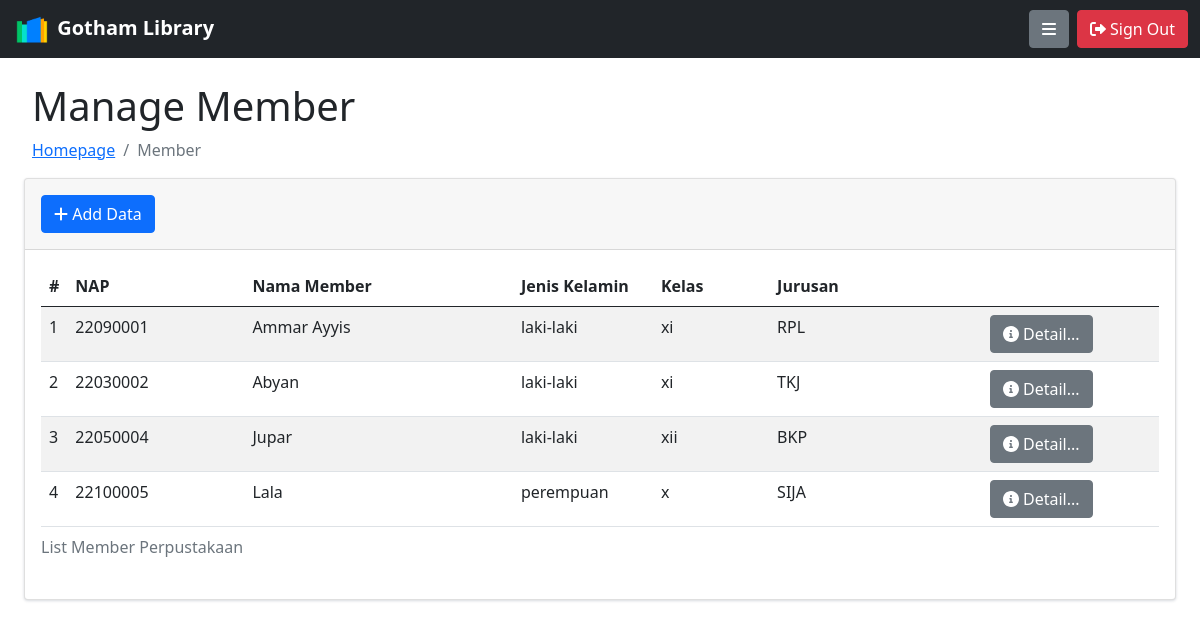
Screenshot of /index.php?p=member&s=tambah (signed in) with the database file from the repository.
### tables this page shows
CREATE TABLE `member` (
  `id_mem` int(11) NOT NULL,
  `no_mem` varchar(8) NOT NULL,
  `nama_mem` varchar(100) NOT NULL,
  `jk` enum('laki-laki','perempuan') NOT NULL,
  `kelas` enum('x','xi','xii','xiii') NOT NULL,
  `jurusan` varchar(2) NOT NULL,
  `alamat` text NOT NULL,
  `no_telp` varchar(13) NOT NULL,
  `tgl_lahir` date NOT NULL,
  `maks` tinyint(1) NOT NULL
);

CREATE TABLE `jurusan` (
  `id_jurusan` varchar(2) NOT NULL,
  `singkatan_jurusan` varchar(6) NOT NULL,
  `nama_jurusan` varchar(100) NOT NULL
);

### member/read.php (shortened to what this page needs)
<?php
   include "config/koneksi.php";
   $urut = 1;
   $sql = "SELECT member.*, jurusan.*
                    FROM member
                    INNER JOIN jurusan
                    ON member.jurusan = jurusan.id_jurusan
                      ";
   $hasil = $conn->query($sql);
   if ($hasil === false){
        trigger_error("Cek Perintah SQL Anda : ".$sql." [Log] Error : ".$conn->error, E_USER_ERROR);
      } else {
        while ($data = $hasil -> fetch_array()){
          $id = $data['id_mem'];
          $nap = $data['no_mem'];
          $nama = $data['nama_mem'];
          $kelas = $data['kelas'];
          $sm_jur = $data['singkatan_jurusan'];
          $jk = $data['jk'];
 ?>
 <tr>
    <td> <?php echo $urut++ ?> </td>
    <td> <?php echo $nap ?> </td>
    <td> <?php echo $nama ?> </td>
    <td> <?php echo $jk ?> </td>
    <td> <?php echo $kelas ?> </td>
    <td> <?php echo $sm_jur ?> </td>
    <td class="text-center">
      <span class="tt" title="Untuk Melihat Data Siswa lebih lengkap" data-bs-placement="bottom">
      <a class="btn btn-secondary" data-bs-toggle="modal" data-bs-target="#view<?php echo $id ?>"><i class="fa-solid fa-circle-info"></i> Detail... </a>
      </span>
    </td>
 </tr>
 <?php } } ?>

### assets/css/style.css (style rules this page uses)
body { margin-top:20px; background:#FAFAFA; }

### rows the page displays
member: no_mem "22090001", nama_mem "Ammar Ayyis", jk "laki-laki", kelas "xi", jurusan.singkatan_jurusan "RPL"
member: no_mem "22030002", nama_mem "Abyan", jk "laki-laki", kelas "xi", jurusan.singkatan_jurusan "TKJ"
member: no_mem "22050004", nama_mem "Jupar", jk "laki-laki", kelas "xii", jurusan.singkatan_jurusan "BKP"
member: no_mem "22100005", nama_mem "Lala", jk "perempuan", kelas "x", jurusan.singkatan_jurusan "SIJA"
